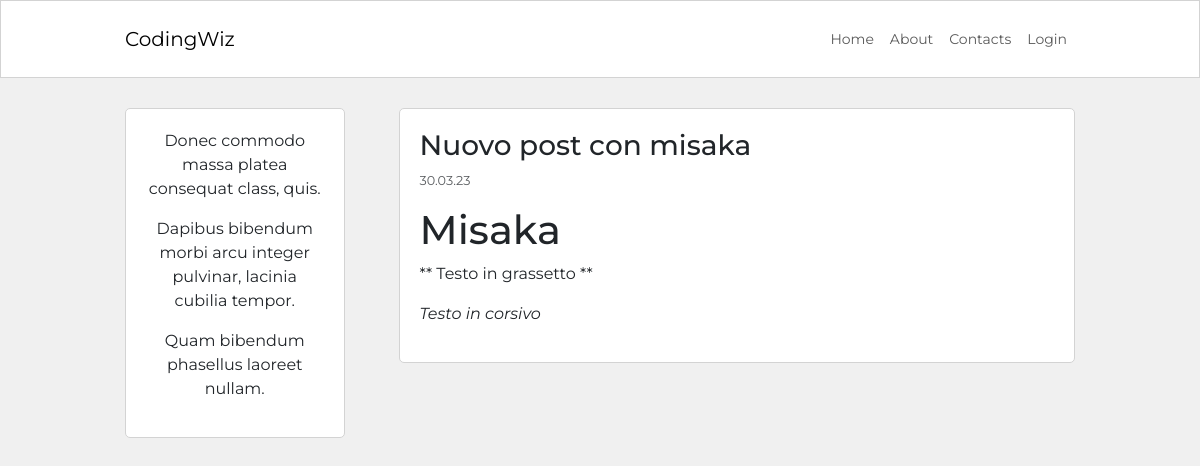
/post/7, run on an earlier commit of the app's database.
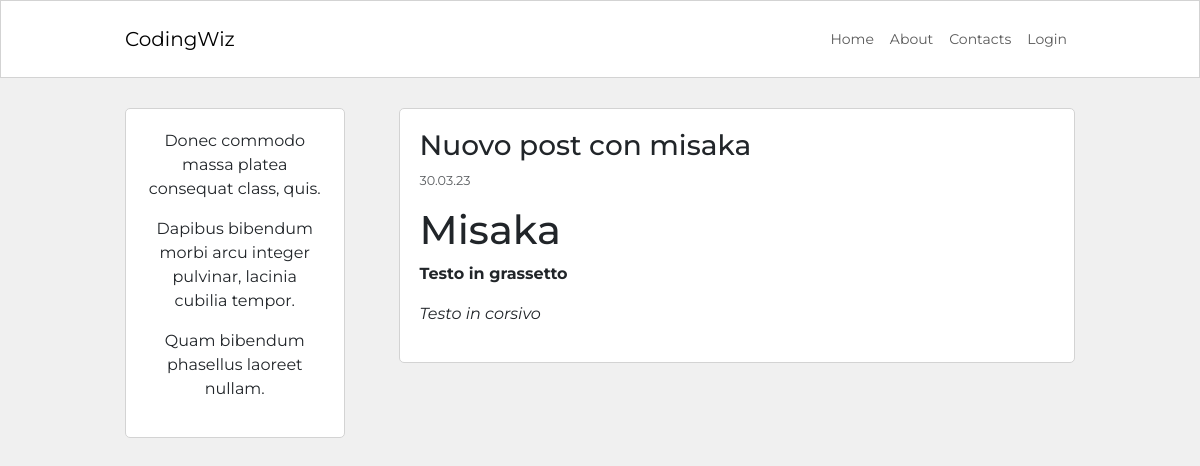
And on a later commit of the database.
### blog/models.py (models this page shows, shortened)
class Post(db.Model):
    id = db.Column(db.Integer, primary_key=True)
    user_id = db.Column(db.Integer, db.ForeignKey('user.id'), nullable=False)
    created_at = db.Column(db.DateTime, default=datetime.now)
    title = db.Column(db.String(120), nullable=False)
    description = db.Column(db.String(240))
    body = db.Column(db.Text(), nullable=False)

### blog/routes.py (the view)
@app.route('/post/<int:post_id>')
def post_detail(post_id):
    post_instance = Post.query.get_or_404(post_id)
    return render_template('post_detail.html', post=post_instance)

### blog/templates/post_detail.html (shortened to what this page needs)
{% extends 'base.html' %}
{% block content %}
    <div class="container content-container">
        <div class="row no-gutters">
            <div class="col-md-9 order-md-2">
                <div class="post-page-block">
                    <h3>{{ post.title }}</h3>
                    <p class="p-small-created-date text-muted">{{ post.created_at.strftime('%d.%m.%y') }}</p>
                    <p >{{ post.body|markdown }}</p>
                </div>
            </div>
            <div class="col-md-3 order-md-1">
                {% include 'about_me_snippet.html' %}
            </div>
        </div>
    </div>
{% endblock content %}

What changed in the data, as far as the page shows it:
changed Post "Nuovo post con misaka": body "Misaka ** Testo in grassetto ** Testo in corsivo" → "Misaka Testo in grassetto Testo in corsivo"
